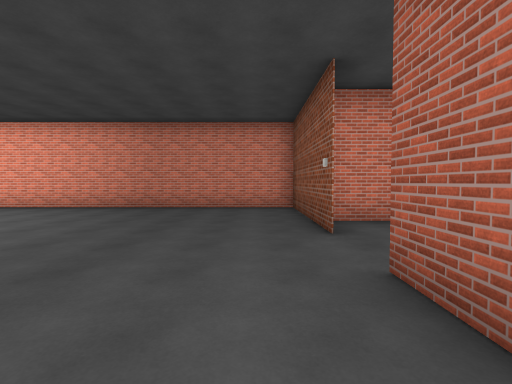
[1] (above)

17 first-person views from a walk through a 3-D level made in the Unity game engine. The camera is 1.5 m above the floor, tilts 2° down and sees 85° across. Doors are open. The floor is counted in squares, 2 m on a side. Each view is taken from the middle of a square. On the plan, view 1 faces up. The plan holds only what a view shows up to about 10 squares ahead; the rest is blank. The place goes on beyond the plan. The player character is not drawn. Some animated figures are left out. Surface patterns are stand-ins for the level's own textures.

[2]
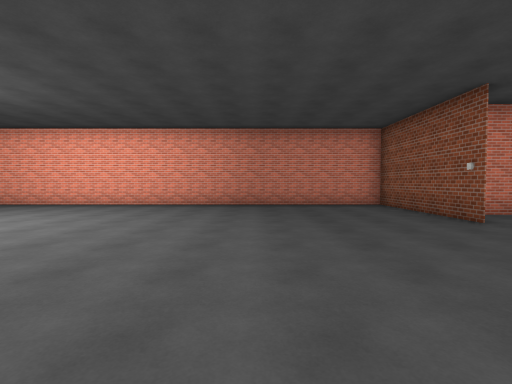

[3]
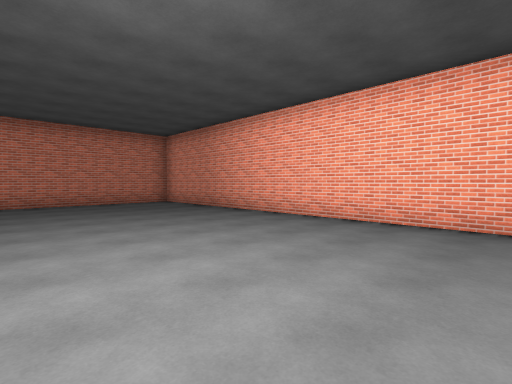

[4]
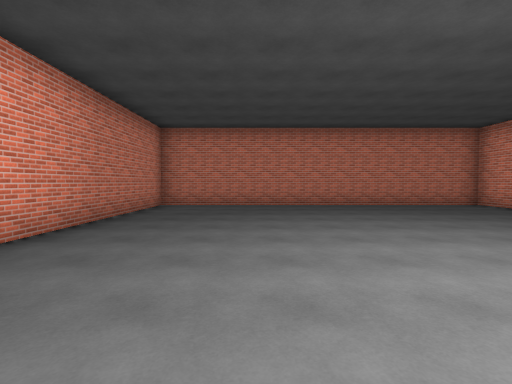

[5]
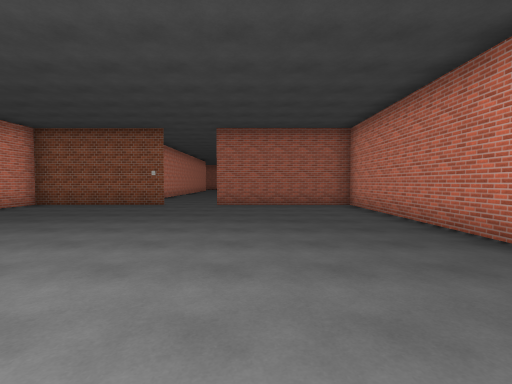

[6]
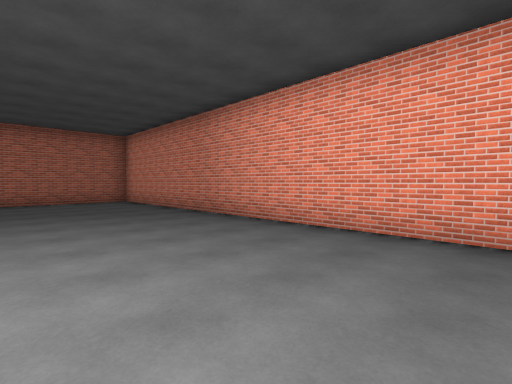

[7]
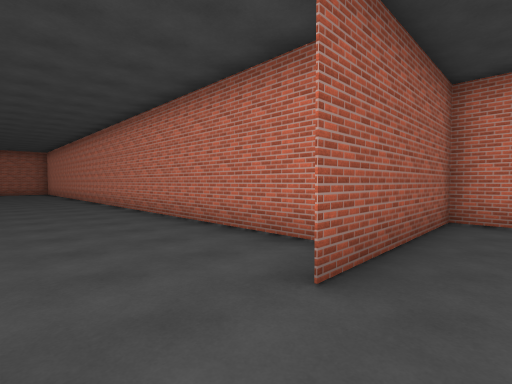

[8]
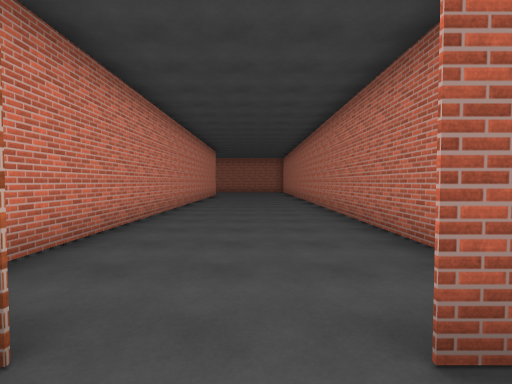

[9]
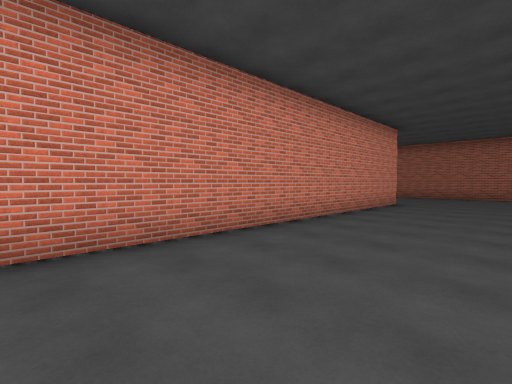

[10]
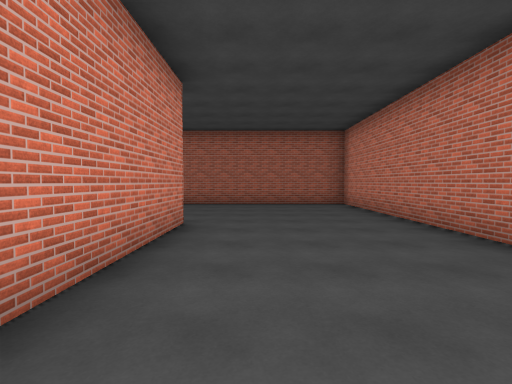

[11]
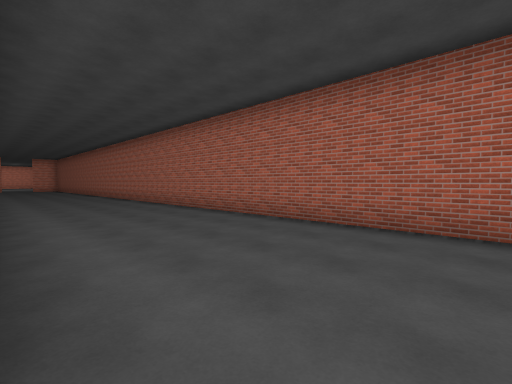

[12]
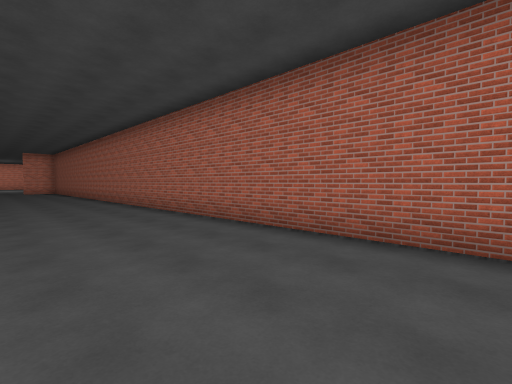

[13]
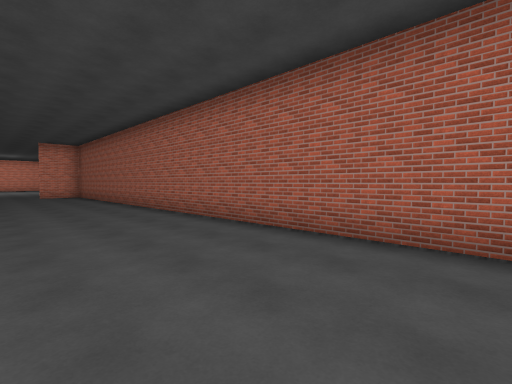

[14]
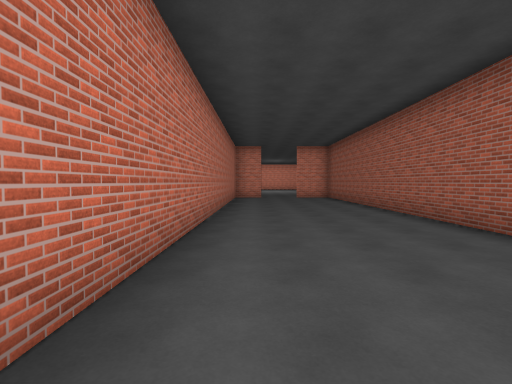

[15]
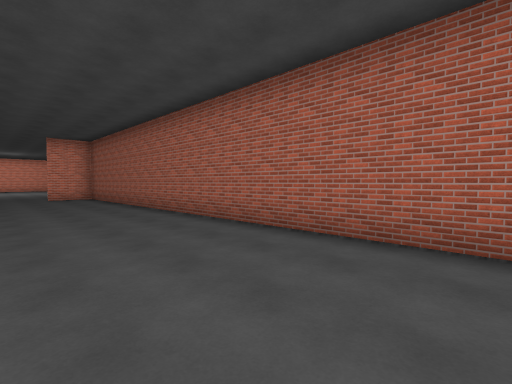

[16]
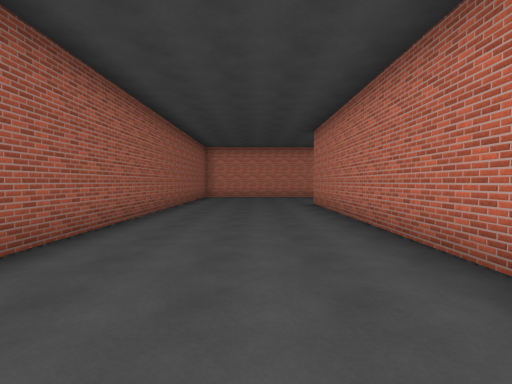

[17]
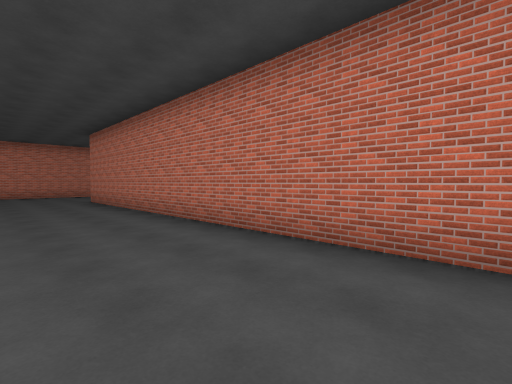

### Floor plan
Points are (right, up) in squares from view 1. A wall is a line through its corners. A room is listed if a view was taken in it or the views show most of it. See-through windows are left out.
Room 1 (views 1, 2, 3, 4, 5, 6, 7, 8)
walls: (1.1, 3.9) (1.1, 8.2) (-17, 8.2) (-17, -2.1) (1.1, -2.1) (1.1, 2.4)
ways out: open door at (1, 3.5) to room 2
Room 2 (views 9, 10, 11, 12, 13, 14, 15, 16, 17)
walls: (14.2, 1) (20.5, 1) (20.5, 27.6); (16, 26.8) (16, 5.3) (1.4, 5.3); (1.9, 1) (11.2, 1)
ways out: open door at (1, 3.5) to room 1

Where each view was taken, in squares from view 1:
view 1: 0 up, 0 right, facing up
view 2: 1 down, 3 left, facing up
view 3: 3 up, 7 left, facing up-left
view 4: 1 up, 8 left, facing left
view 5: 1 up, 8 left, facing right
view 6: 2 up, 10 left, facing down-right
view 7: 4 up, 0 right, facing down-right
view 8: 3 up, 0 right, facing right
view 9: 2 up, 6 right, facing up-right
view 10: 4 up, 11 right, facing right
view 11: 4 up, 16 right, facing up-right
view 12: 9 up, 17 right, facing up-right
view 13: 15 up, 17 right, facing up-right
view 14: 17 up, 17 right, facing up
view 15: 17 up, 17 right, facing up-right
view 16: 15 up, 18 right, facing down
view 17: 17 up, 19 right, facing down-left
